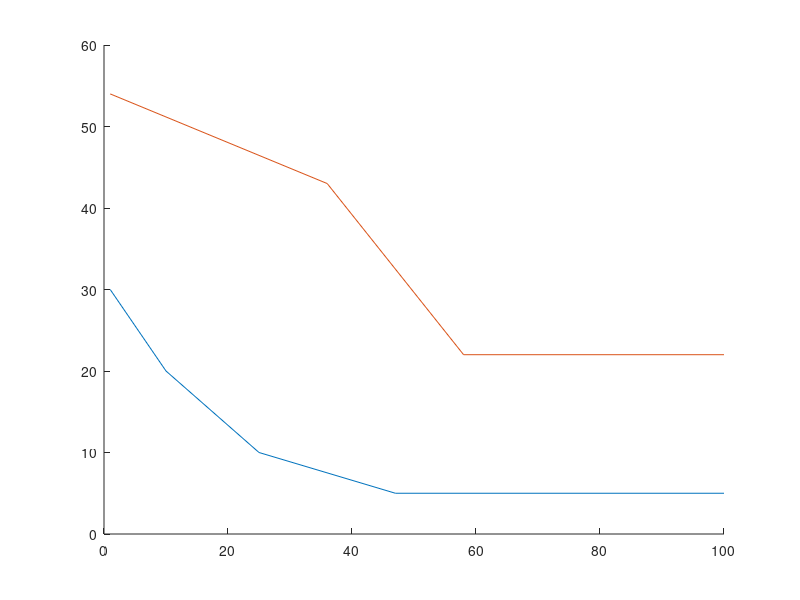
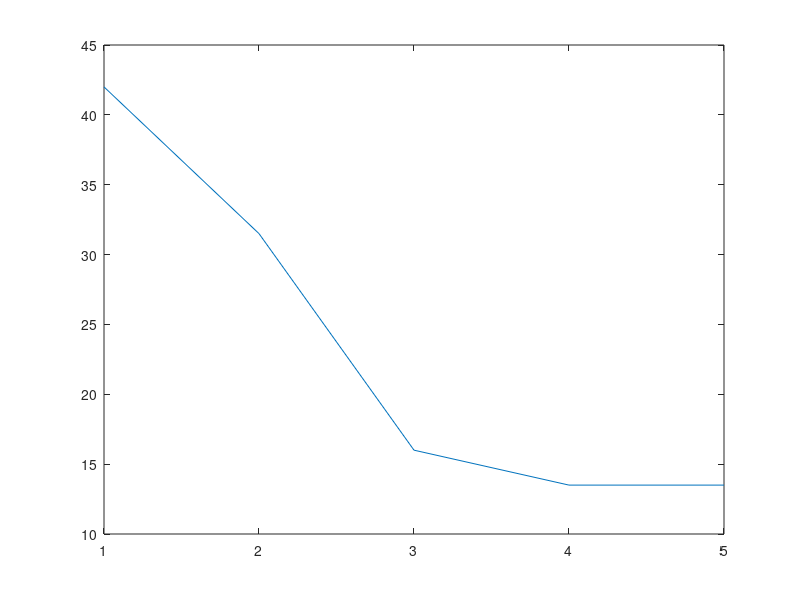

MATLAB code for these plots, in order:
clc
clear all
close all

%%
x1 = [1 10 25 47 100];
y1 = [30 20 10 5 5];

% x2 = [1 36 58 80 100];
% y2 = [54 43 22 22 22];

x2 = [1 36 58 100 100];
y2 = [54 43 22 22 22];

figure
hold on
plot(x1, y1);
plot(x2, y2);
hold off

plot_data = get(get(gca,'Children'),'YData'); % cell array of all "y" data of plots
average = mean(cell2mat(plot_data));

figure
plot(average);